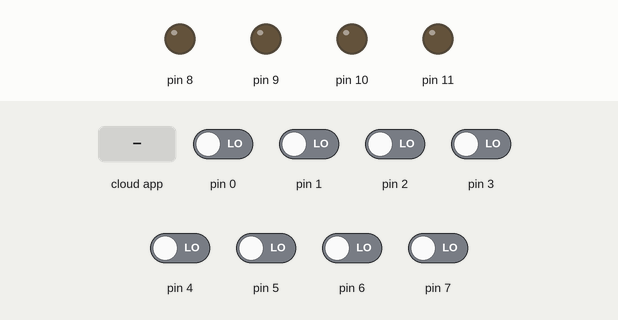
Recording of a sketch running on a simulated Arduino Uno, built with avr-gcc and run on an emulated ATmega328P. On the bench: output pins drawn as LEDs (lit = HIGH). The inputs (shaded band) are chosen by the test bench; at power-on: pin 0–7 LOW. The ROS host is connected and sends only what is stated.

Above: at 1.2 s.
1.3 s: the phone or cloud app sets control_effort to 45
At 2.2 s:
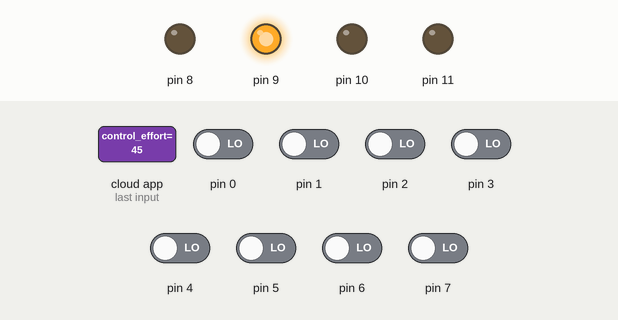
2.8 s: the phone or cloud app sets control_effort to 180
At 3.4 s:
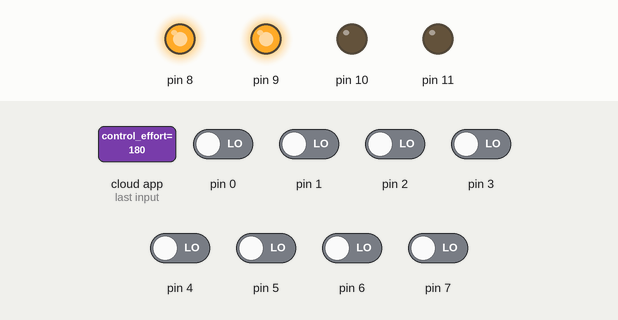
4.3 s: the phone or cloud app sets control_effort to 0
At 5.5 s:
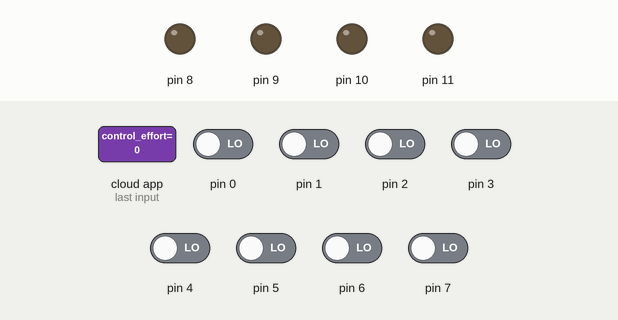
5.8 s: the phone or cloud app sets control_effort to 90
At 6.9 s:
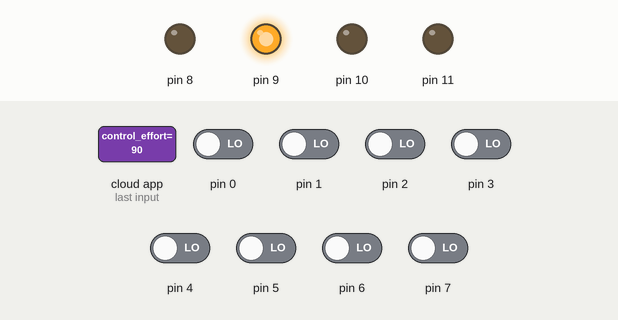
Timing chart, 0 to 8.3 s (numbered marks = the images above; inputs shaded):
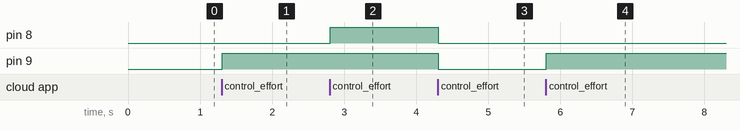

The sketch:

firmware_rosserial.ino
```cpp
// future
#include <ros.h>
#include <std_msgs/Int16.h>
#include "PinChangeInt.h"


const long int DELTA_T   = 50000;


const char enc_state_map[][4] = {{0, -1, 1, 0},
                                 {1, 0, 0, -1},
                                 {-1, 0, 0, 1},
                                 {0, 1, -1, 0}};


struct wheel_specs {
    int dir_pin;
    int pwm_pin;
    int encA_pin;
    int encB_pin;

    char get_enc_state() {
        int A = digitalRead(encA_pin),
            B = digitalRead(encB_pin);
        return (A << 1) + B;
    }
} w1({9, 8, 4, 5}), w2({10, 11, 6, 7});


int16_t  spd[2] = {},
         w1_old_enc_state, w1_new_enc_state,
         w2_old_enc_state, w2_new_enc_state;


volatile int16_t pulses_count[2] = {};
void w1_isr() {
    pulses_count[0]++;
    w1_old_enc_state = w1_new_enc_state;
    w1_new_enc_state = w1.get_enc_state();
}
void w2_isr() {
    pulses_count[1]++;
    w2_old_enc_state = w2_new_enc_state;
    w2_new_enc_state = w2.get_enc_state();
}


void w1SetPwm(const std_msgs::Int16& pwm) {
    digitalWrite(w1.dir_pin, pwm.data > 0);
    analogWrite(w1.pwm_pin, abs(pwm.data));
}
void w2SetPwm(const std_msgs::Int16& pwm) {
    digitalWrite(w2.dir_pin, pwm.data < 0);
    analogWrite(w2.pwm_pin, abs(pwm.data));
}


ros::NodeHandle nh;
std_msgs::Int16 enc_state[2], enc_pwm[2];

ros::Publisher w1State("nexus/w1/state", &enc_state[0]);
ros::Publisher w2State("nexus/w2/state", &enc_state[1]);
ros::Subscriber<std_msgs::Int16> w1Pwm("nexus/w1/control_effort", &w1SetPwm);
ros::Subscriber<std_msgs::Int16> w2Pwm("nexus/w2/control_effort", &w2SetPwm);


void setup() {
    // Serial.begin(BAUD_RATE, SERIAL_8N1);
    TCCR1B = TCCR1B & 0xf8 | 0x01;
    TCCR2B = TCCR2B & 0xf8 | 0x01;
    pinMode(w1.dir_pin, OUTPUT);
    pinMode(w1.pwm_pin, OUTPUT);
    pinMode(w2.dir_pin, OUTPUT);
    pinMode(w2.pwm_pin, OUTPUT);

    pinMode(w1.encA_pin, INPUT);
    pinMode(w1.encB_pin, INPUT);
    pinMode(w2.encA_pin, INPUT);
    pinMode(w2.encB_pin, INPUT);

    PCattachInterrupt(w1.encA_pin, w1_isr, CHANGE);
    PCattachInterrupt(w1.encB_pin, w1_isr, CHANGE);
    PCattachInterrupt(w2.encA_pin, w2_isr, CHANGE);
    PCattachInterrupt(w2.encB_pin, w2_isr, CHANGE);

    nh.initNode();
    nh.advertise(w1State);
    nh.advertise(w2State);
    nh.subscribe(w1Pwm);
    nh.subscribe(w2Pwm);

    w1_new_enc_state = w1.get_enc_state();
    w2_new_enc_state = w2.get_enc_state();
}


long int prev_micros = micros(),
         curr_micros = micros();


void loop() {
    curr_micros = micros();
	if (curr_micros - prev_micros > DELTA_T) {
        nh.spinOnce();
        enc_state[0].data = pulses_count[0] * enc_state_map[w1_old_enc_state][w1_new_enc_state];
        enc_state[1].data = pulses_count[1] * -enc_state_map[w2_old_enc_state][w2_new_enc_state];
        w1State.publish(&enc_state[0]);
        w2State.publish(&enc_state[1]);

        prev_micros = curr_micros;
		pulses_count[0] = 0;
		pulses_count[1] = 0;
    }
}
```

Source omitted: PinChangeInt.h (21924 bytes)

Measured:
- after the input at 1.3 s, pin 9: LOW → HIGH at once
- after the input at 2.8 s, pin 8: LOW → HIGH at once
- after the input at 4.3 s, pin 8, pin 9: HIGH → LOW at once
- after the input at 5.8 s, pin 9: LOW → HIGH at once
